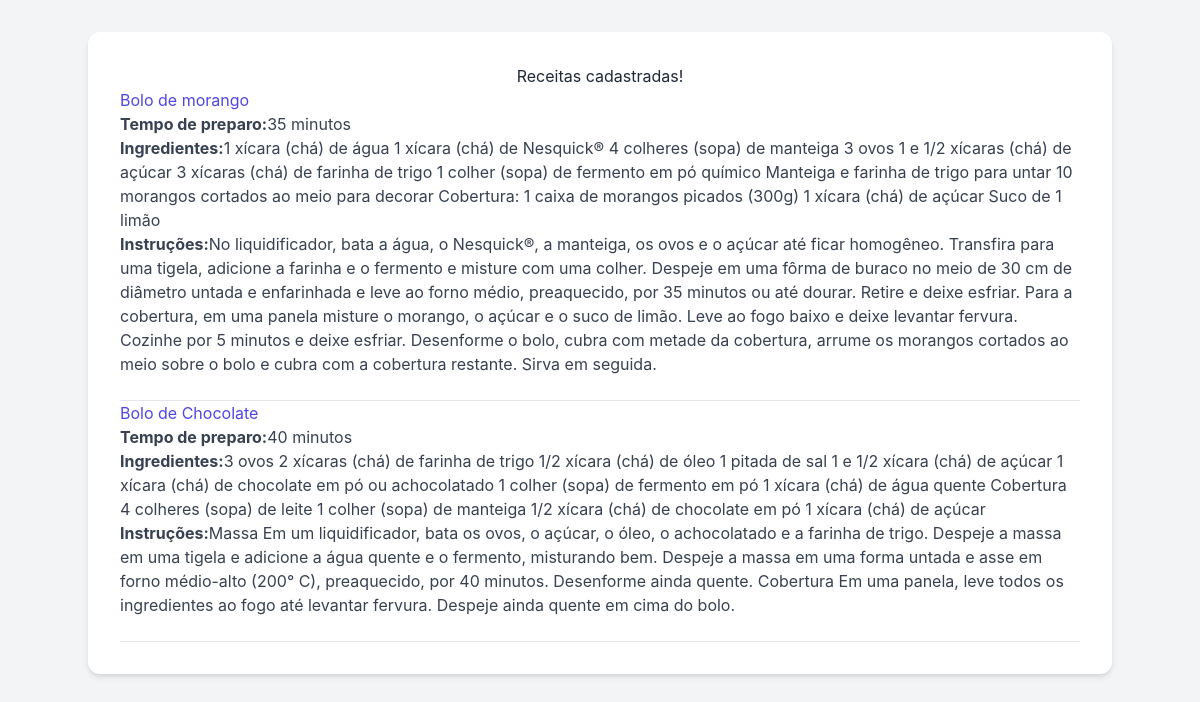
Before: /recipes/ with the older database file.
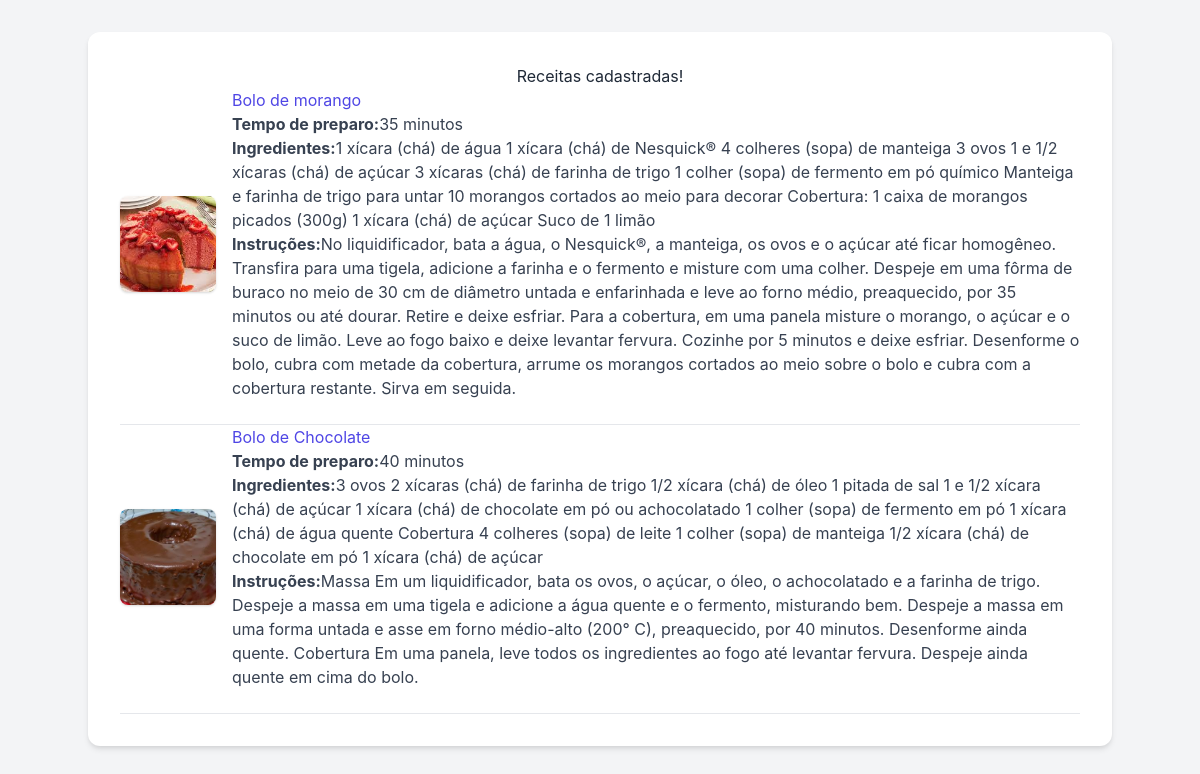
After: the same page with the newer database file.
### recipes/models.py (models this page shows, shortened)
class Recipe(models.Model):
    title = models.CharField(max_length=200)
    cooking_time = models.IntegerField(help_text="Em minutos")
    ingredients = models.TextField()
    instructions = models.TextField()
    image = models.ImageField(upload_to='recipes/', blank=True, null=True)
    class Meta:
        verbose_name_plural="Recipes"

### recipes/views.py (the view)
# urls.py: path('', views.recipe_list, name='recipes_list'),
def recipe_list(request):
    recipes = Recipe.objects.all()
    return render(request, 'recipes/recipes_list.html',{'recipes':recipes})

### recipes/templates/recipes/recipes_list.html (shortened to what this page needs)
<!DOCTYPE html>
<html lang="pt-br">
<head>
    <script src="https://cdn.tailwindcss.com"></script>
</head>
<body>
    <div class="container">
    <h1>Receitas cadastradas!</h1>
    {% for recipe in recipes %}
        <div class="recipe-item">
            {% if recipe.image %}
                <img src="{{ recipe.image.url }}" alt="">
            {% endif %}
            <div class="recipe-content">
                <h2><a href="{% url 'recipe_detail' recipe.pk %}">{{recipe.title}}</a></h2>
                <p><strong>Tempo de preparo:</strong>{{recipe.cooking_time}} minutos</p>
                <p><strong>Ingredientes:</strong>{{recipe.ingredients}}</p>
                <p><strong>Instruções:</strong>{{recipe.instructions}}</p>
            </div>
        </div>
        <hr>
    {% empty %}
        <p class="empty-message">Nenhuma receita cadastrada.</p>
    {% endfor %}
    </div>
</body>
</html>

### recipes/templates/recipes/recipes_list.html (style rules this page uses)
body { font-family:'Inter', sans-serif; background-color: #f3f4f6; color: #374151; line-height: 1.6; }
.container { max-width: 800px; margin: 2rem auto; padding: 2rem; background-color: #fff; border-radius: 0.75rem; box-shadow: 0 4px 6px -1px rgba(0,0,0,0.1), 0 2px 4px -1px rgba(0,0,0,0.06); }
h1 { color: #1f2937; font-size: 2.25rem; font-weight: 700; margin-bottom: 1.5rem; text-align: center; }
.recipe-item { display: flex; align-items: center; gap: 1rem; margin-bottom: 1.5rem; }
.recipe-item img { width: 96px; height: 96px; object-fit: cover; border-radius: 0.5rem; box-shadow: 0 1px 3px 0 rgba(0,0,0, 0.1), 0 1px 2px 0 rgba(0,0,0,0.06); }
.recipe-content { flex-grow: 1; }
h2 { color: #1f2937; font-size: 1.5rem; font-weight: 600; margin-top: 0; margin-bottom: 0.75rem; }
h2 a { color: #4f46e5; text-decoration: none; transition: color 0.2s ease-in-out; }
p { margin-bottom: 0.5rem; }
strong { font-weight: 600; }
hr { border-top: 1px solid #e5e7eb; margin-top: 1.5rem; margin-bottom: 1.5rem; }

Changed rows visible on the page:
changed Recipe "Bolo de morango": image: picture added
changed Recipe "Bolo de Chocolate": image: picture added
